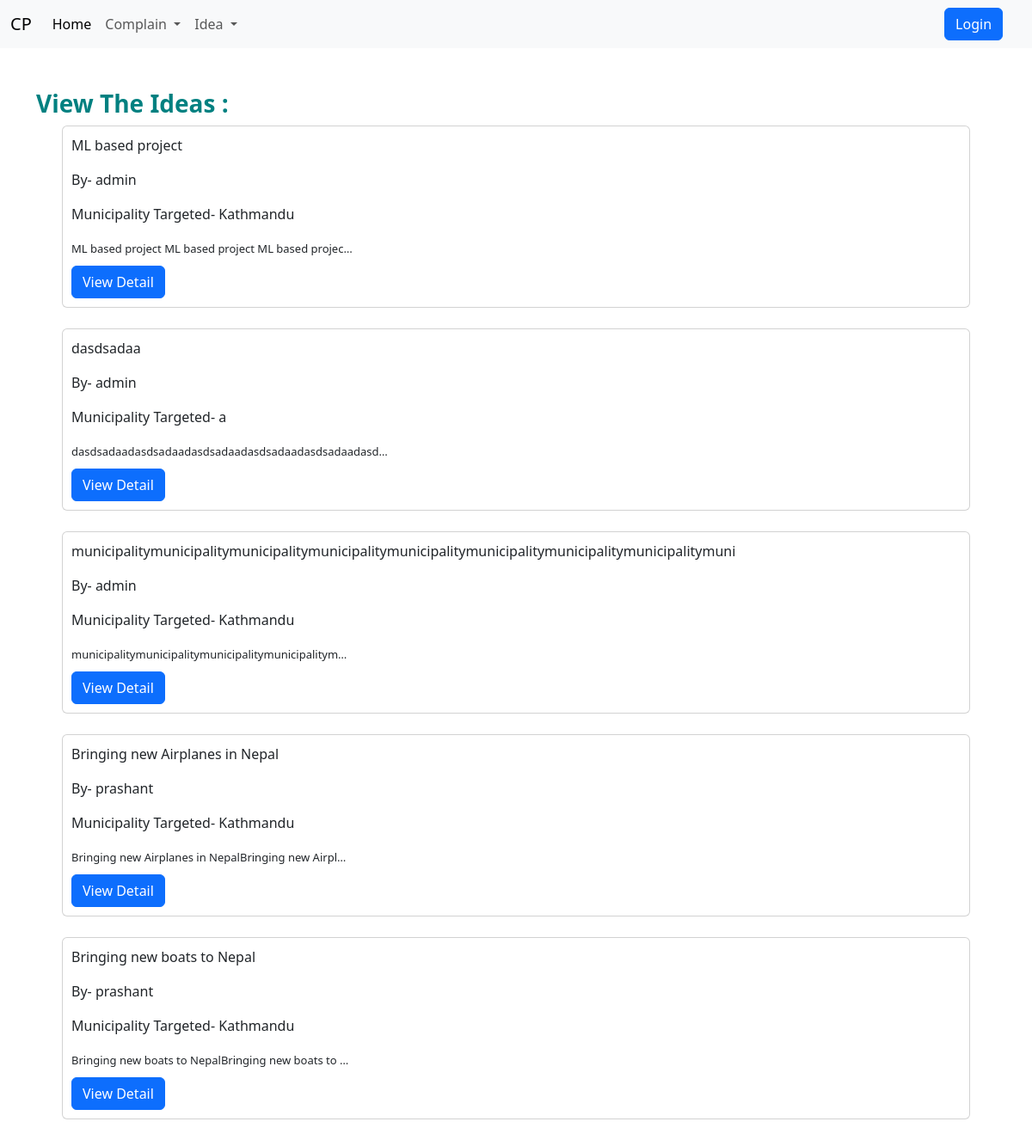
/idea_view/, run on an earlier commit of the app's database.
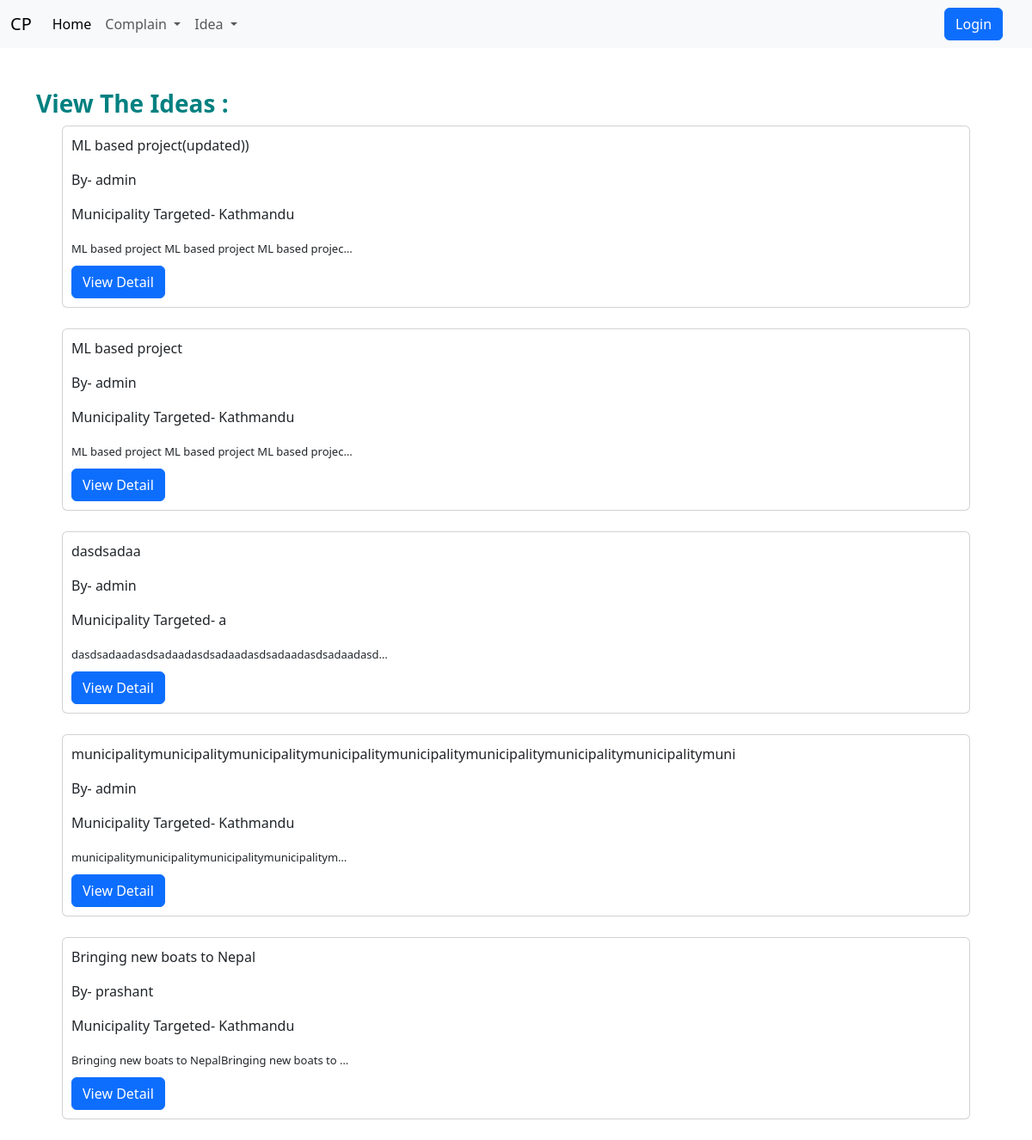
And on a later commit of the database.
### home/models.py (models this page shows, shortened)
class idea(models.Model):
    users = models.ForeignKey(User, on_delete=models.CASCADE)
    title = models.CharField(max_length=100)
    description = models.TextField(null=True, blank=True)
    image = models.ImageField(null=True, blank=True)
    date = models.DateField(auto_now_add=True)
    municipality = models.CharField(
        choices=municipality, null=False, blank=False, default='Kathmandu', max_length=50)
    upvote = models.ManyToManyField(User,related_name='idea_likes',blank=True)
    downvote = models.ManyToManyField(User,related_name='idea_dislikes',blank=True)

### home/views.py (the view)
# urls.py: path('idea_view/', view_items, name='idea_view'),
def idea_view(request):
    ideas = idea.objects.all().order_by('-date')
    dictionary = {
        'ideas': ideas
    }
    return render(request, 'idea_view.html', dictionary)

### home/templates/idea_view.html
{% extends 'base.html' %}
{% block content %}
<br>
<br>
<div class="w3-container ">
    <h3 style="color: teal" class=""><b> View
            The Ideas : </b></h3>
</div>
{% for idea in ideas %}
<div class="card" style="margin-left:30px; margin-right:30px; padding:10px">
    <div class="w3-threequarter w3-container w3-xlarge w3-serif">
        <p class="fw-normal"> {{ idea.title }}</p>
        <p class="fw-normal">By- {{ idea.users}} </p>
        <p class="fw-normal">Municipality Targeted- {{ idea.municipality}} </p>
        <h3 style="font-size:small; line-height: 24px;" class="fw-small">
            {{ idea.description|truncatechars:50|safe }}
        </h3>
        <button onclick="location.href='{% url 'idea_view_each' idea.id %}'" type="button" class="btn btn-primary"">View Detail</button>
    </div>
</div>
<br>
{% endfor %}
{% endblock content %}

### home/templates/base.html (shortened to what this page needs)
<!doctype html>
<html lang="en">
<head>
  <link href="https://cdn.jsdelivr.net/npm/bootstrap@5.3.0-alpha1/dist/css/bootstrap.min.css" rel="stylesheet"
>
</head>
<body>
  <nav class="navbar navbar-expand-lg bg-body-tertiary">
    <div class="container-fluid">
      <a class="navbar-brand" href="{% url 'home' %}">CP</a>
      <div class="collapse navbar-collapse" id="navbarScroll">
        <ul class="navbar-nav me-auto my-2 my-lg-0 navbar-nav-scroll" style="--bs-scroll-height: 100px;">
          <li class="nav-item">
            <a class="nav-link active" aria-current="page" href="{% url 'home' %}">Home</a>
          </li>
          <li class="nav-item dropdown">
            <a class="nav-link dropdown-toggle" href="#" role="button" data-bs-toggle="dropdown" aria-expanded="false">
              Complain
            </a>
          </li>
          <li class="nav-item dropdown">
            <a class="nav-link dropdown-toggle" href="#" role="button" data-bs-toggle="dropdown" aria-expanded="false">
              Idea
            </a>
          </li>
          {% if request.user.is_authenticated %}
          <li class="nav-item dropdown position-absolute top-50 end-0 translate-middle ">
            <a class="nav-link dropdown-toggle" href="#" role="button" data-bs-toggle="dropdown" aria-expanded="false">
              Welcome {{ request.user }}
            </a>
            <ul class="dropdown-menu">
              <li><a class="dropdown-item" href="{% url 'discussion' %}"">Start Discussion</a></li>
              <li class=" dropdown-item">
                  <a class="btn btn-danger" href="{% url 'logout' %}" role="button">Logout</a>
              </li>
            </ul>
          </li>
          {% else %}
          <div class="position-absolute top-50 end-0 translate-middle ">
            <li class="nav-item">
              <a class="btn btn-primary" href="{% url 'login' %}" role="button">Login</a>
            </li>
          </div>
          {% endif %}
        </ul>
      </div>
    </div>
  </nav>
  <div class="container">
    {% block content %}{% endblock content %}
  </div>
</body>
</html>

What changed in the data, as far as the page shows it:
removed idea: title "Bringing new Airplanes in Nepal", users "prashant", municipality "Kathmandu", description "Bringing new Airplanes in NepalBringing new Airpl…"
added idea: title "ML based project(updated))", users "admin", municipality "Kathmandu", description "ML based project ML based project ML based projec…"
